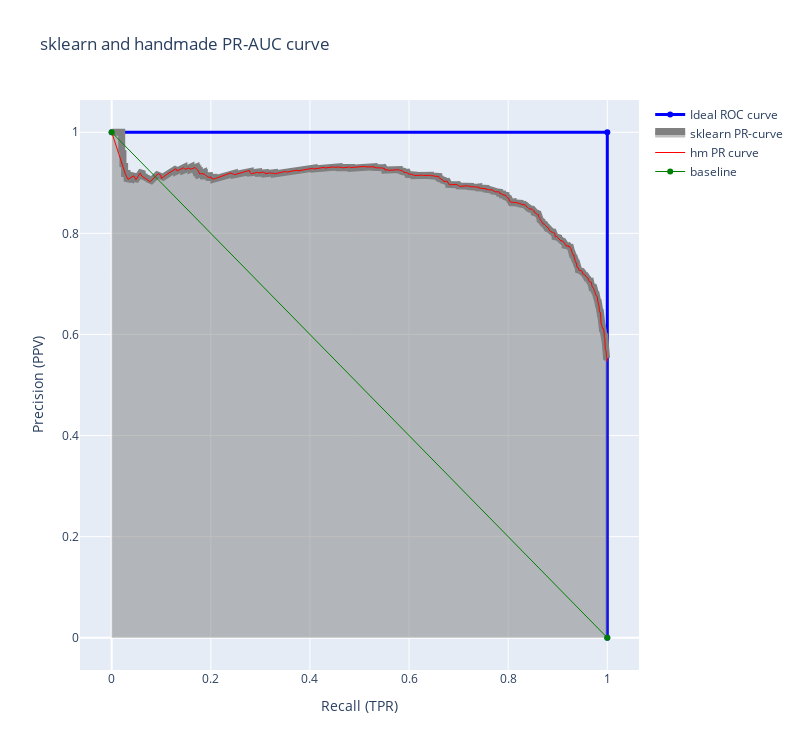

Write notebook code for a chart like this one.
### Markdown cell above
#### Precision-Recall curve

### Code cell
predictions = log_regr.predict_proba(X_test)             # array of probabilities [0,1]
precision1, recall1, thres = precision_recall_curve( y_test, predictions[:,1]) # select the second dimension with class 1 probabilities

fig = go.Figure()
fig.add_trace(go.Scatter(x=[0,1,1], y=[1,1,0], name='Ideal ROC curve',line=dict(color="blue", width=3)))
fig.add_trace(go.Scatter(  x= recall1,  y= precision1, mode='lines', fill= 'tozeroy', name= "sklearn PR-curve" , 
                         line=dict(color="grey", width=7))
)
# roc_ output: 0-FPR, 1-Recall, 2-Precision
fig.add_trace(go.Scatter(x=[i[1] for i in roc_],y=[i[2] for i in roc_],mode='lines',  name= "hm PR curve",line=dict(color="red", width=1)) )
fig.add_trace(go.Scatter(x=[0,1], y=[1,0], name="baseline",line=dict(color="Green", width=1)))
fig.update_layout(title= "sklearn and handmade PR-AUC curve", xaxis_title="Recall (TPR)", yaxis_title="Precision (PPV)", width=800, height=750 )
fig.show()

### Figure 1 — Plotly figure (JSON) as saved in the notebook; plotly's stock layout.template omitted (floating-point values rounded to 4 significant figures; data arrays with more than 128 entries replaced by an {"elided": "..."} marker saying what was removed)
{"data": [{"line": {"color": "blue", "width": 3}, "name": "Ideal ROC curve", "type": "scatter", "x": [0, 1, 1], "y": [1, 1, 0]}, {"fill": "tozeroy", "line": {"color": "grey", "width": 7}, "mode": "lines", "name": "sklearn PR-curve", "type": "scatter", "x": {"elided": "2151 float values"}, "y": {"elided": "2151 float values"}}, {"line": {"color": "red", "width": 1}, "mode": "lines", "name": "hm PR curve", "type": "scatter", "x": {"elided": "1001 float values"}, "y": {"elided": "1001 float values"}}, {"line": {"color": "Green", "width": 1}, "name": "baseline", "type": "scatter", "x": [0, 1], "y": [1, 0]}], "layout": {"height": 750, "title": {"text": "sklearn and handmade PR-AUC curve"}, "width": 800, "xaxis": {"title": {"text": "Recall (TPR)"}}, "yaxis": {"title": {"text": "Precision (PPV)"}}}}
